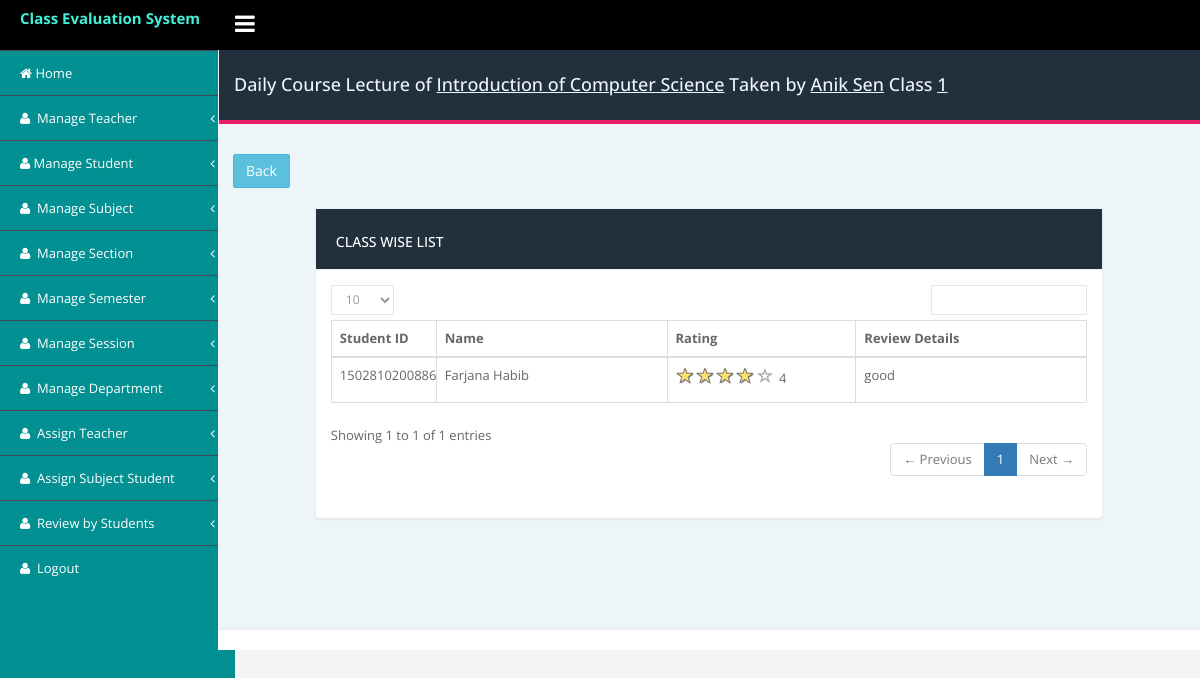
Page /admin/review/review_list_student.php?page_id=1&&daily_lecture_id=1 (signed in) on the committed database.
### tables this page shows
CREATE TABLE `daily_class_lecture` (
  `id` int(11) NOT NULL,
  `assign_class_id` int(11) DEFAULT NULL COMMENT 'this id from assign class table',
  `course_outline` longtext,
  `class_no` int(11) DEFAULT NULL,
  `status` int(11) DEFAULT '1',
  `created_at` datetime DEFAULT NULL,
  `updated_at` timestamp NULL DEFAULT CURRENT_TIMESTAMP ON UPDATE CURRENT_TIMESTAMP
);

CREATE TABLE `subject` (
  `id` int(11) NOT NULL,
  `subject_id` varchar(150) DEFAULT NULL,
  `subject_name` varchar(255) NOT NULL,
  `semester` int(11) DEFAULT NULL,
  `status` tinyint(4) NOT NULL DEFAULT '1' COMMENT '1=active,0=inactive',
  `created_at` datetime NOT NULL,
  `updated_at` timestamp NOT NULL DEFAULT CURRENT_TIMESTAMP
);

CREATE TABLE `teacher` (
  `id` int(11) NOT NULL,
  `teacher_id` varchar(250) DEFAULT NULL COMMENT 'same as member id',
  `name` varchar(250) DEFAULT NULL,
  `status` int(11) NOT NULL DEFAULT '1',
  `created_at` datetime DEFAULT NULL,
  `updated_at` timestamp NULL DEFAULT CURRENT_TIMESTAMP
);

CREATE TABLE `class_review` (
  `id` bigint(20) NOT NULL,
  `teacher_id` varchar(200) DEFAULT NULL,
  `daily_class_lecture_id` int(11) DEFAULT NULL COMMENT 'this id from daily class lecture',
  `rating` float DEFAULT NULL,
  `comment` longtext,
  `student_id` varchar(150) DEFAULT NULL,
  `status` int(11) DEFAULT '1',
  `created_at` datetime DEFAULT NULL,
  `updated_at` timestamp NULL DEFAULT CURRENT_TIMESTAMP ON UPDATE CURRENT_TIMESTAMP
);

CREATE TABLE `student` (
  `id` int(11) NOT NULL,
  `student_id` varchar(250) DEFAULT NULL COMMENT 'same as member id',
  `name` varchar(250) DEFAULT NULL,
  `status` tinyint(4) NOT NULL DEFAULT '1' COMMENT '1=active,0=inactive',
  `created_at` datetime DEFAULT NULL,
  `updated_at` timestamp NULL DEFAULT CURRENT_TIMESTAMP
);

### admin/review/review_list_student.php (the view, shortened to what this page needs)
<?php include('../includes/db/connection_db.php');?>
<!DOCTYPE html>
<html lang="en">
<head>
        <?php include('../includes/head_link.php');?>
</head>
    <body class="fixed-top">
        <div id="wrapper">
             <?php include('../includes/nav_header.php');?>
            <div class="page-container">
                <?php include('../includes/left_sidebar.php');?>
                <div class="page-content-wrapper">
                    <div class="content-wrapper container">
                        <div class="row">
                            <div class="col-sm-12">
                                <div class="page-title">
                                    <div class="row">
                                    <?php
                                    if (isset($_GET['daily_lecture_id'])) {
                                      $daily_lecture_id = $_GET['daily_lecture_id'];
                                    }
                                  $details = "SELECT
                                  daily_class_lecture.class_no as class,
                                  teacher.name as teacher_name,
                                  subject.subject_name as subject
                                  FROM `assign_teacher`
                                  left join assign_class on assign_class.assign_teacher_id=assign_teacher.id
                                  left join teacher on assign_teacher.teacher_id = teacher.teacher_id
                                  left join subject on assign_teacher.subject_id= subject.id
                                  left join daily_class_lecture
                                  on assign_class.id=daily_class_lecture.assign_class_id
                                  where daily_class_lecture.id = $daily_lecture_id";
                                  $t_result = $conn->query($details);
                                  if ($t_result->num_rows > 0){
                                      $data = $t_result->fetch_object();
                                      $class_no = $data->class;
                                      echo '<h4 class="pull-left">Daily Course Lecture of <ins>'.$data->subject.'</ins> Taken by <ins> '.$data->teacher_name.'</ins>  Class <ins>'.$class_no.' </ins> </h4>';
                                  }
                                ?>
                                    </div>
                                </div>
                            </div>
                        </div>
                        <a class="btn btn-info" href="<?=$base?>/review/subject_wise_class_list.php?id=<?=$_GET['page_id'];?>">Back</a>
                        <div class="row">
                        <div class="col-md-10 col-md-offset-1">
                        <div class="panel panel-card margin-b-30 m-4">
                              <div class="panel-heading">
                                <h5>Class wise list</h5>
                              </div>
                                    <div class="panel-body">
                                    <div class="table-responsive">
                                            <table id="basic-datatables" class="table table-bordered" style="table-layout:fixed">
                                                <thead>
                                                    <tr>
                                                        <th width='15%'> Student ID </th>
                                                        <th> Name </th>
                                                        <th width='25%'> Rating </th>
                                                        <th> Review Details </th>
                                                    </tr>
                                                </thead>
                                                <tbody>
                                                <?php
                                                $sql = "SELECT
                                                class_review.student_id as student_id,
                                                class_review.comment as review,
                                                class_review.rating as rating,
                                                student.name as student_name
                                                from daily_class_lecture as dcl
                                                join class_review
                                                on class_review.daily_class_lecture_id = dcl.id
                                                join student
                                                on student.student_id=class_review.student_id
                                                where dcl.id=$daily_lecture_id";
                                                $result = $conn->query($sql);
                                                if ($result->num_rows > 0) {
                                                while($row = $result->fetch_assoc()) { ?>
                                                    <tr>
                                                        <td><?php echo $row['student_id'];?></td>
                                                        <td><?php echo $row['student_name'];?></td>
                                                        <td>
                                                        <?php echo $row['rating'];?>
                                                        </td>
                                                        <td><?php echo $row['review'];?></td>
                                                    </tr>
                                                    <?php }
                                                   }
                                                    ?>
                                                </tbody>
                                            </table>
                                        </div>
                              </div>
                          </div> </div>
                        </div>
                    </div>
                  <?php include('../includes/footer.php');?>
            </div>
        </div>
    </body>
</html>

### admin/assets/css/style.css (style rules this page uses)
body { font-family: 'Open Sans', sans-serif; font-size: 13px; line-height: 1.42857143; color: #666; background-color: #f5f5f5; min-height: 100%; margin: 0px; padding: 0px; line-height: 24px; overflow-x: hidden; font-weight: 400; }
.margin-b-30 { margin:20px 0px; }
a { color: #3ff1d8; text-decoration: none; }
.table-responsive { min-height: .01%; overflow-x: hidden; }
.panel { min-width:250px; }
.btn { text-transform: capitalize; font-weight: 400; letter-spacing: 0px; border-radius:2px; -webkit-border-radius: 2px; }
.fixed-top .page-container { margin-top: 50px; }
.page-container { margin: 0; padding: 0; position: relative; }
.content-wrapper.container { width: 100%; }
.page-title { margin: 0px; margin-left: -14px; margin-right: -15px; padding-left: 30px; padding-right: 30px; padding-top: 15px; padding-bottom: 15px; margin-bottom: 30px; background-color: #222f3c; color:#eef5f9!important; border-bottom: 4px solid #E91E63; }
.content-wrapper.container { padding-bottom:45px; }
.page-content-wrapper { margin-left: 218px; margin-top: 0; min-height: 600px; background: #eef5f9; position: relative; }
.panel { border: 1px solid #e7ecf1!important; border-radius: 0px; }
.panel-heading { border-bottom: 1px solid #eef1f5; padding: 15px 20px 10px; border-top-left-radius: 0px; border-top-right-radius: 0px; font-size: 16px; text-transform:uppercase; }
[class*="panel-"] > .panel-heading { border: 0; border-bottom: 1px solid #eef1f5; background-color: #222f3c; color: #fff; }
.panel { margin-bottom: 20px; background-color: #fff; border: 1px solid transparent; border-radius: 4px; -webkit-box-shadow: 0 1px 1px rgba(0,0,0,.05); box-shadow: 0 1px 1px rgba(0,0,0,.05); }

### rows in the picture
daily_class_lecture: subject.subject_name "Introduction of Computer Science", teacher.name "Anik Sen", class_no "1"
class_review: student "1502810200886", student.name "Farjana Habib", rating "4", comment "good"
